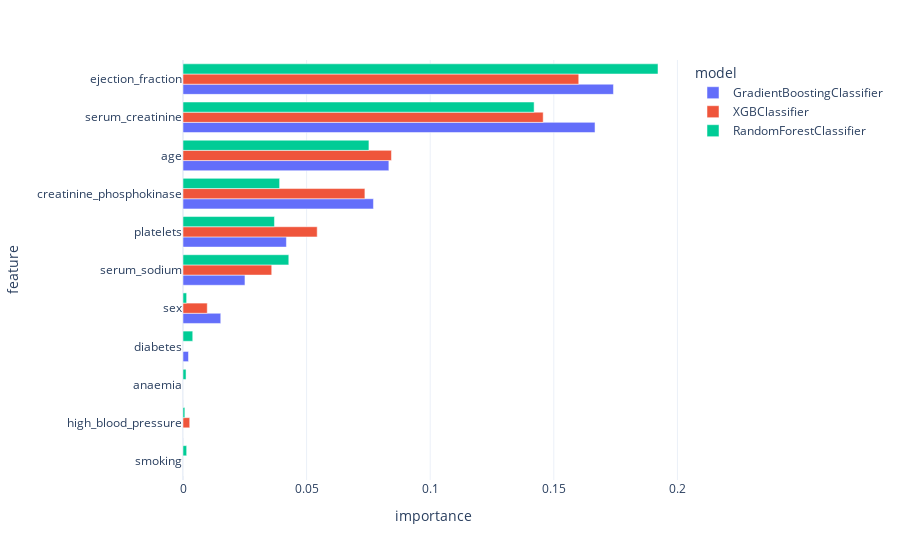

Notebook code for this chart:
### Code cell
fig = px.bar(data_frame=df_imp.sort_values('importance'), 
             x="importance", 
             y="feature", 
             color="model",
             barmode="group",
             orientation="h",
             template = "plotly_white"
             )
fig.show()

### Figure 1 — Plotly figure (JSON) as saved in the notebook; plotly's stock layout.template omitted (floating-point values rounded to 4 significant figures)
{"data": [{"alignmentgroup": "True", "hovertemplate": "model=GradientBoostingClassifier<br>importance=%{x}<br>feature=%{y}<extra></extra>", "legendgroup": "GradientBoostingClassifier", "marker": {"color": "#636efa", "pattern": {"shape": ""}}, "name": "GradientBoostingClassifier", "offsetgroup": "GradientBoostingClassifier", "orientation": "h", "showlegend": true, "textposition": "auto", "type": "bar", "x": [0, 0, 0, 0.002226, 0.01527, 0.02507, 0.04183, 0.07704, 0.08328, 0.1667, 0.1741], "xaxis": "x", "y": ["smoking", "high_blood_pressure", "anaemia", "diabetes", "sex", "serum_sodium", "platelets", "creatinine_phosphokinase", "age", "serum_creatinine", "ejection_fraction"], "yaxis": "y"}, {"alignmentgroup": "True", "hovertemplate": "model=XGBClassifier<br>importance=%{x}<br>feature=%{y}<extra></extra>", "legendgroup": "XGBClassifier", "marker": {"color": "#EF553B", "pattern": {"shape": ""}}, "name": "XGBClassifier", "offsetgroup": "XGBClassifier", "orientation": "h", "showlegend": true, "textposition": "auto", "type": "bar", "x": [0, 0, 0, 0.00272, 0.009811, 0.03589, 0.05429, 0.07358, 0.08433, 0.1457, 0.1601], "xaxis": "x", "y": ["smoking", "diabetes", "anaemia", "high_blood_pressure", "sex", "serum_sodium", "platelets", "creatinine_phosphokinase", "age", "serum_creatinine", "ejection_fraction"], "yaxis": "y"}, {"alignmentgroup": "True", "hovertemplate": "model=RandomForestClassifier<br>importance=%{x}<br>feature=%{y}<extra></extra>", "legendgroup": "RandomForestClassifier", "marker": {"color": "#00cc96", "pattern": {"shape": ""}}, "name": "RandomForestClassifier", "offsetgroup": "RandomForestClassifier", "orientation": "h", "showlegend": true, "textposition": "auto", "type": "bar", "x": [0.0007407, 0.001229, 0.001472, 0.001481, 0.003941, 0.037, 0.03908, 0.0428, 0.07521, 0.142, 0.1921], "xaxis": "x", "y": ["high_blood_pressure", "anaemia", "sex", "smoking", "diabetes", "platelets", "creatinine_phosphokinase", "serum_sodium", "age", "serum_creatinine", "ejection_fraction"], "yaxis": "y"}], "layout": {"barmode": "group", "legend": {"title": {"text": "model"}, "tracegroupgap": 0}, "margin": {"t": 60}, "xaxis": {"anchor": "y", "domain": [0, 1], "title": {"text": "importance"}}, "yaxis": {"anchor": "x", "domain": [0, 1], "title": {"text": "feature"}}}}
